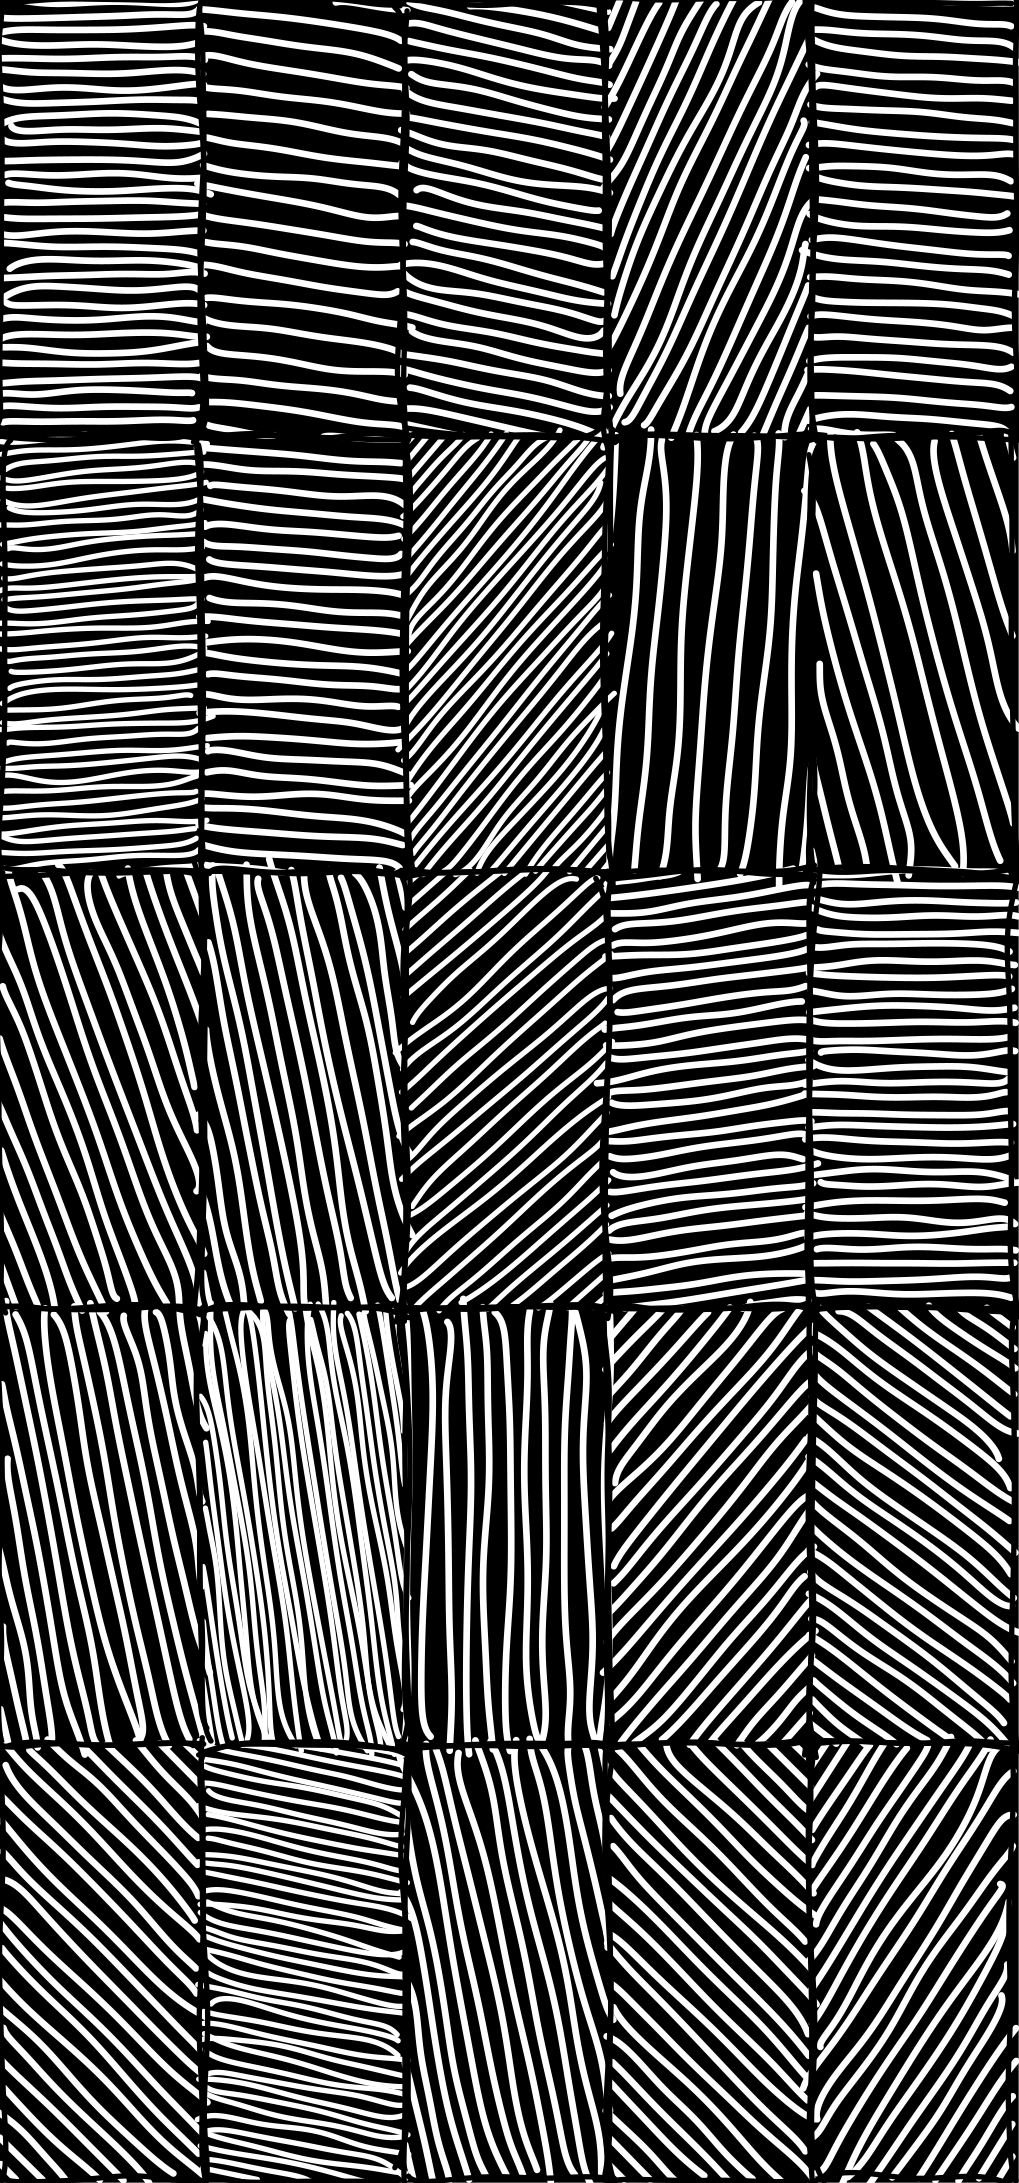

This chart was generated by the following Python code:
from handd import HDD
from opensimplex import OpenSimplex
import cairo


class Rectangle:
    def __init__(self, xy, calque):
        self.xy = xy
        self.calque = calque

    def affiche(self, gris=1, width=0):
        self.calque.set_line_width(width)
        self.calque.set_source_rgb(gris, gris, gris)
        p = self.calque.rectangle_hdd(self.xy)
        self.calque.stroke()
        return p


offset = 0
W = 764 - offset
H = 1_637 - offset
img = cairo.SVGSurface("test4_svg.svg", W + offset, H + offset)
ctx = HDD(img, size=(W + offset, H + offset))

ctx.set_source_rgb(0, 0, 0)
ctx.rectangle(0, 0, W + offset, H + offset)
ctx.fill()

# les rectangles:
dimw = W // 5
dimh = H // 5
ratio = dimw / dimh
rectangles = []
for l in range(H // dimh):
    for c in range(W // dimw):
        A = (offset / 2 + c * dimw, offset / 2 + l * dimh)
        B = (offset / 2 + (c + 1) * dimw, offset / 2 + (l + 1) * dimh)
        rectangles.append(Rectangle([A, B], ctx))

info_rectangles = []
for c in rectangles:
    info_rectangles.append((c, c.affiche()))

noise = OpenSimplex()
for i, pack_r in enumerate(info_rectangles):
    r, (p, bb) = pack_r
    n = noise.noise3d(r.xy[0][0], r.xy[0][1], i / 100)
    angle = int(n * 90) / 2
    nb = max(3, int((n + 1) * 30))
    width = 1 + int(5 * (150 - (nb - 3)) / 150)
    ctx.set_line_width(width)
    ctx.set_source_rgb(1, 1, 1)
    ctx.hatch_hdd(p, bb, angle=angle, nb=nb)
    ctx.stroke()

for c in rectangles:
    c.affiche(width=4, gris=0)

img.flush()
img.finish()
